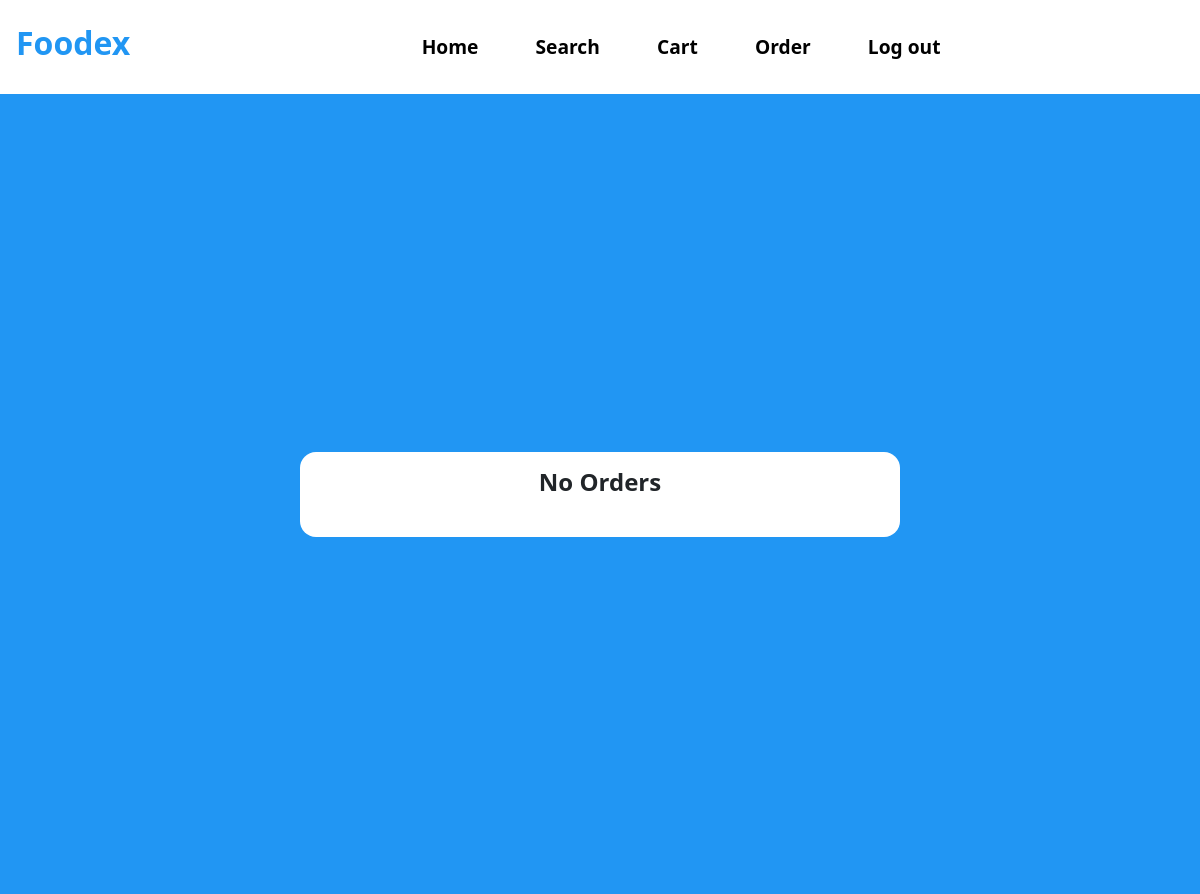
The page /User-order (signed in) on the database as committed earlier.
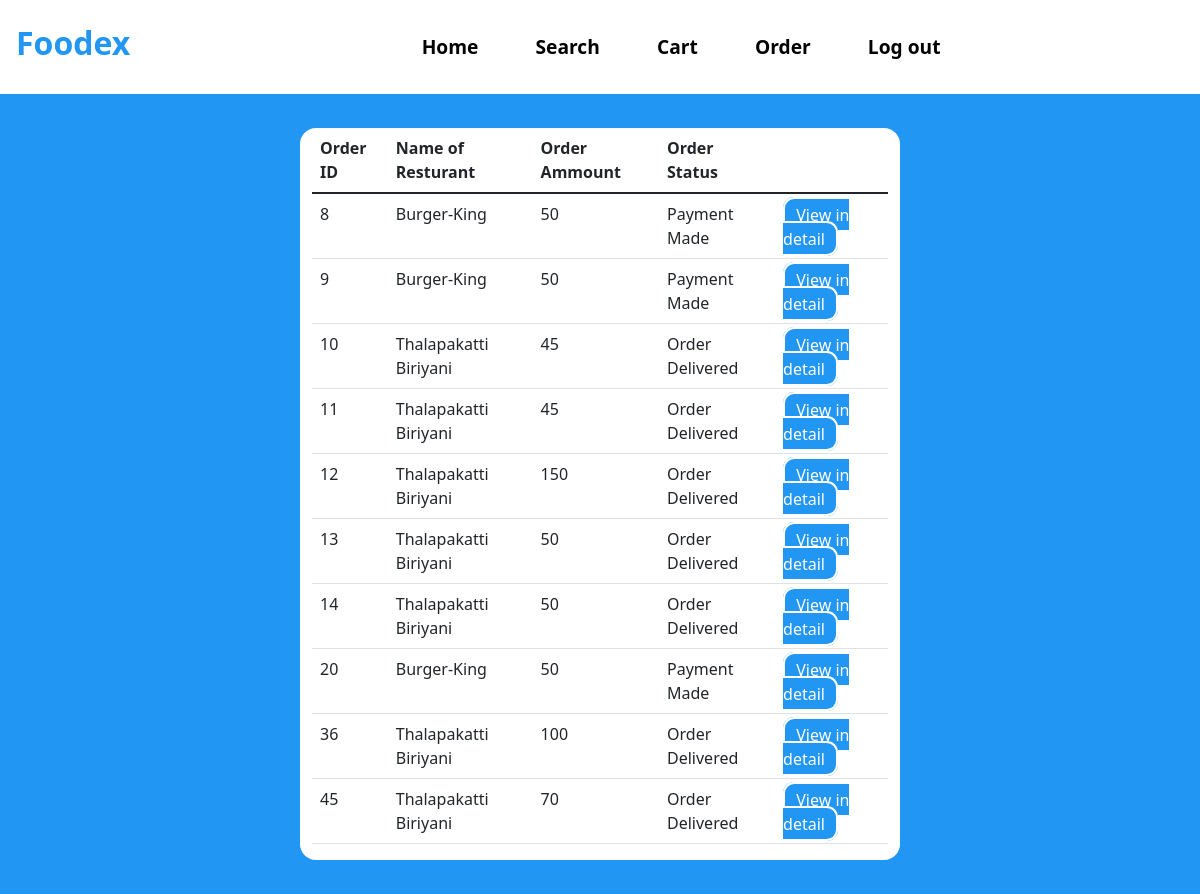
The same page on the database as committed later.
### tables this page shows
CREATE TABLE ORDER_TABLE(
                        ORDER_ID INTEGER PRIMARY KEY AUTOINCREMENT,
                        ORDER_AMOUNT INTEGER,
                        DELIVERYBOY_ID INTEGER, 
                        ORDER_STATUS TEXT,  						
                        USER_ID INTEGER, 
  						RESTAURANT_ID INTEGER, 
  						FOREIGN KEY (USER_ID) REFERENCES USER(USER_ID),
  						FOREIGN KEY (DELIVERYBOY_ID) REFERENCES DELIVERYBOY(DELIVERYBOY_ID),
  						FOREIGN KEY (RESTAURANT_ID) REFERENCES RESTAURANT(RESTAURANT_ID)             
                       );

CREATE TABLE RESTAURANT(
                        RESTAURANT_ID INTEGER PRIMARY KEY AUTOINCREMENT,
                        NAME_OF_RESTAURANT TEXT,
                        RESTAURANT_PASSWORD TEXT,
                        ADDRESS TEXT,
                        MOBILE_NO INTEGER,
                        RESTAURANT_PIN TEXT,
                        RESTAURANT_WALLET_BALANCE INTEGER
                       );

### app.py (the view)
@app.route("/User-order")
def view_Order():
    getid = str(session["id"])
    cursor=connection.cursor()
    cursor.execute("SELECT order_id, order_amount, order_status,r.name_of_restaurant FROM ORDER_TABLE o JOIN RESTAURANT r on o.RESTAURANT_ID=r.RESTAURANT_ID WHERE o.USER_ID= "+getid)
    result=cursor.fetchall()
    return render_template("User_Order.html",Items=result)

### templates/User_Order.html (shortened to what this page needs)
<!DOCTYPE html>
<html lang="en">
<head>
    <link href="https://cdn.jsdelivr.net/npm/bootstrap@5.1.3/dist/css/bootstrap.min.css" rel="stylesheet">
    <link rel= "stylesheet" type= "text/css" href= "{{ url_for('static',filename='Styles.css') }}">
</head>
<body>
<nav class="navbar navbar-expand-lg bg-white">
  <h3 class="navbar-brand Logo" style="color:#2196f3;font-size: 2rem;"href="#">Foodex</h3>
    <div class="container">
  <div class="collapse navbar-collapse" id="navbarSupportedContent">
    <ul class="navbar-nav mr-auto nav-links">
        <li class="nav-item">
        <a class="nav-link nav-link-btn" href="/User-Dashboard">Home</a>
      </li>
      <li class="nav-item">
        <a class="nav-link nav-link-btn" href="/View-Resturant">Search</a>
      </li>
      <li class="nav-item">
        <a class="nav-link nav-link-btn" href="/User-cart">Cart</a>
      </li>
        <li class="nav-item">
        <a class="nav-link nav-link-btn" href="/User-order">Order</a>
      </li>
        <li class="nav-item">
        <a class="nav-link nav-link-btn" href="/">Log out</a>
      </li>
    </ul>
  </div>
     </div>
</nav>
  <div class="ToCenter" style="background:#2196f3;">
  <div class="container">
        <div class="row">
            <div class="col">
                <table class="table">
                    {% if Items %}
                    <thead>
                      <tr>
                        <th scope="col">Order ID</th>
                          <th scope="col">Name of Resturant</th>
                        <th scope="col">Order Ammount</th>
                        <th scope="col">Order Status</th>
                      </tr>
                    </thead>
                    <tbody>
                      {% for i in Items %}
                      <tr>
                        <td>{{i[0]}}</td>
                          <td>{{i[3]}}</td>
                          <td>{{i[1]}}</td>
                          <td>{{i[2]}}</td>
                          <td> <a class="Edit-btn" style="background:#2196f3;" href="/View-Order-Detail?id={{i[0]}}">View in detail</a> </td>
                      </tr>
                      {% endfor %}
                    </tbody>
                    {% else %}
                    <h4 class="Logo">No Orders</h4>
                    {% endif %}
                  </table>
            </div>
        </div>
    </div>
    </div>
</body>
</html>

Rows that differ between the two databases and show on the page:
added ORDER_TABLE: ORDER_ID "8", NAME_OF_RESTAURANT "Burger-King", ORDER_AMOUNT "50", ORDER_STATUS "Payment Made"
added ORDER_TABLE: ORDER_ID "9", NAME_OF_RESTAURANT "Burger-King", ORDER_AMOUNT "50", ORDER_STATUS "Payment Made"
added ORDER_TABLE: ORDER_ID "10", NAME_OF_RESTAURANT "Thalapakatti Biriyani", ORDER_AMOUNT "45", ORDER_STATUS "Order Delivered"
added ORDER_TABLE: ORDER_ID "11", NAME_OF_RESTAURANT "Thalapakatti Biriyani", ORDER_AMOUNT "45", ORDER_STATUS "Order Delivered"
added ORDER_TABLE: ORDER_ID "12", NAME_OF_RESTAURANT "Thalapakatti Biriyani", ORDER_AMOUNT "150", ORDER_STATUS "Order Delivered"
added ORDER_TABLE: ORDER_ID "13", NAME_OF_RESTAURANT "Thalapakatti Biriyani", ORDER_AMOUNT "50", ORDER_STATUS "Order Delivered"
added ORDER_TABLE: ORDER_ID "14", NAME_OF_RESTAURANT "Thalapakatti Biriyani", ORDER_AMOUNT "50", ORDER_STATUS "Order Delivered"
added ORDER_TABLE: ORDER_ID "20", NAME_OF_RESTAURANT "Burger-King", ORDER_AMOUNT "50", ORDER_STATUS "Payment Made"
added ORDER_TABLE: ORDER_ID "36", NAME_OF_RESTAURANT "Thalapakatti Biriyani", ORDER_AMOUNT "100", ORDER_STATUS "Order Delivered"
added ORDER_TABLE: ORDER_ID "45", NAME_OF_RESTAURANT "Thalapakatti Biriyani", ORDER_AMOUNT "70", ORDER_STATUS "Order Delivered"
Other text that changed with them:
text no longer shown: "No Orders"
text now shown: "Order ID Name of Resturant Order Ammount Order Status"
